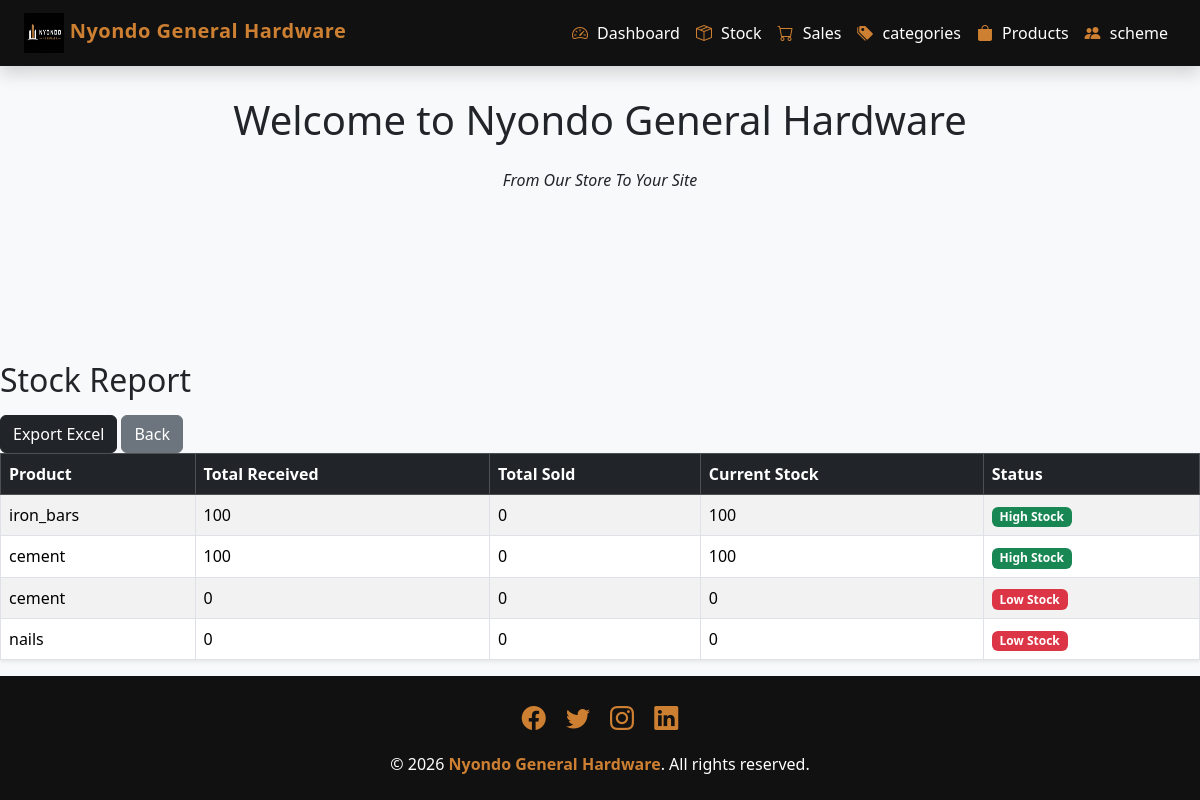
The page /report/ on the database its author committed.
### salesapp/models.py (models this page shows)
class Product(models.Model):
    category_name = models.ForeignKey(Category, on_delete=models.CASCADE)
    product_name = models.CharField(max_length=100)
    unit_price = models.DecimalField(max_digits=100, decimal_places=2, default=0)
    selling_price = models.DecimalField(max_digits=100, decimal_places=2, default=0)
    description = models.TextField(blank=True)
    def __str__(self):
        return self.product_name

### stockapp/views.py (the view)
# urls.py: path('report/', views.stock_report, name='stock_report'),
def stock_report(request):
    products = Product.objects.all()
    report = []
    for product in products:
        total_received = Stock.objects.filter(
            product=product
        ).aggregate(total=Sum('quantity'))['total'] or 0
        total_sold = Sales.objects.filter(
            product_name=product
        ).aggregate(total=Sum('quantity'))['total'] or 0
        current_stock = total_received - total_sold
        if current_stock <= 5:
            status = 'Low Stock'
        elif current_stock <= 20:
            status = 'Medium Stock'
        else:
            status = 'High Stock'
        report.append({
            'product': product,
            'total_received': total_received,
            'total_sold': total_sold,
            'current_stock': current_stock,
            'status': status,
        })
    return render(request, 'stock_report.html', context={'report': report})

### stockapp/templates/stock_report.html (shortened to what this page needs)
{% extends 'base.html' %}
{% block content %}
<div>
<h2 class="mb-3">Stock Report</h2>
<a href="{% url 'stock_report' %}" class="btn btn-dark "> Export Excel</a>
<a href="{% url 'stock_list' %}" class="btn btn-secondary">Back</a>
<table class="table table-bordered table-striped shadow-sm">
</div>
    <thead class="table-dark">
        <tr>
            <th>Product</th>
            <th>Total Received</th>
            <th>Total Sold</th>
            <th>Current Stock</th>
            <th>Status</th>
        </tr>
    </thead>
    <tbody>
        {% for item in report %}
        <tr>
            <td>{{ item.product}}</td>
            <td>{{ item.total_received }}</td>
            <td>{{ item.total_sold }}</td>
            <td>{{ item.current_stock }}</td>
            <td>
                {% if item.status == "Low Stock" %}
                    <span class="badge bg-danger">{{ item.status }}</span>
                {% elif item.status == "Medium Stock" %}
                    <span class="badge bg-warning text-dark">{{ item.status }}</span>
                {% else %}
                    <span class="badge bg-success">{{ item.status }}</span>
                {% endif %}
            </td>
        </tr>
        {% empty %}
        <tr>
            <td colspan="5" class="text-center">No stock data found.</td>
        </tr>
        {% endfor %}
    </tbody>
{% endblock %}

### salesapp/templates/base.html (style rules this page uses)
:root { --black: #111111; --bronze: #cd7f32; --white: #ffffff; --light-bg: #f8f9fa; }
body { background-color: var(--light-bg); min-height: 100vh; display: flex; flex-direction: column; }

### rows shown on the page
Product: product "iron_bars", total_received "100", total_sold "0", current_stock "100", status "High Stock"
Product: product "cement", total_received "100", total_sold "0", current_stock "100", status "High Stock"
Product: product "cement", total_received "0", total_sold "0", current_stock "0", status "Low Stock"
Product: product "nails", total_received "0", total_sold "0", current_stock "0", status "Low Stock"
